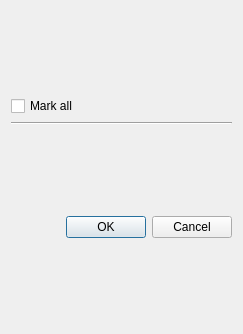
<?xml version="1.0" encoding="UTF-8"?>
<ui version="4.0">
 <class>LoggingDialog</class>
 <widget class="QDialog" name="LoggingDialog">
  <property name="geometry">
   <rect>
    <x>0</x>
    <y>0</y>
    <width>243</width>
    <height>334</height>
   </rect>
  </property>
  <property name="windowTitle">
   <string>Logging settings</string>
  </property>
  <layout class="QVBoxLayout" name="verticalLayout_2">
   <item>
    <layout class="QVBoxLayout" name="vl_checkboxes">
     <item>
      <widget class="QCheckBox" name="cb_all">
       <property name="text">
        <string>Mark all</string>
       </property>
      </widget>
     </item>
     <item>
      <widget class="Line" name="line">
       <property name="orientation">
        <enum>Qt::Horizontal</enum>
       </property>
      </widget>
     </item>
    </layout>
   </item>
   <item>
    <widget class="QDialogButtonBox" name="buttons">
     <property name="orientation">
      <enum>Qt::Horizontal</enum>
     </property>
     <property name="standardButtons">
      <set>QDialogButtonBox::Cancel|QDialogButtonBox::Ok</set>
     </property>
    </widget>
   </item>
  </layout>
 </widget>
 <resources/>
 <connections>
  <connection>
   <sender>buttons</sender>
   <signal>accepted()</signal>
   <receiver>LoggingDialog</receiver>
   <slot>accept()</slot>
   <hints>
    <hint type="sourcelabel">
     <x>219</x>
     <y>397</y>
    </hint>
    <hint type="destinationlabel">
     <x>157</x>
     <y>274</y>
    </hint>
   </hints>
  </connection>
  <connection>
   <sender>buttons</sender>
   <signal>rejected()</signal>
   <receiver>LoggingDialog</receiver>
   <slot>reject()</slot>
   <hints>
    <hint type="sourcelabel">
     <x>219</x>
     <y>403</y>
    </hint>
    <hint type="destinationlabel">
     <x>228</x>
     <y>274</y>
    </hint>
   </hints>
  </connection>
 </connections>
</ui>
